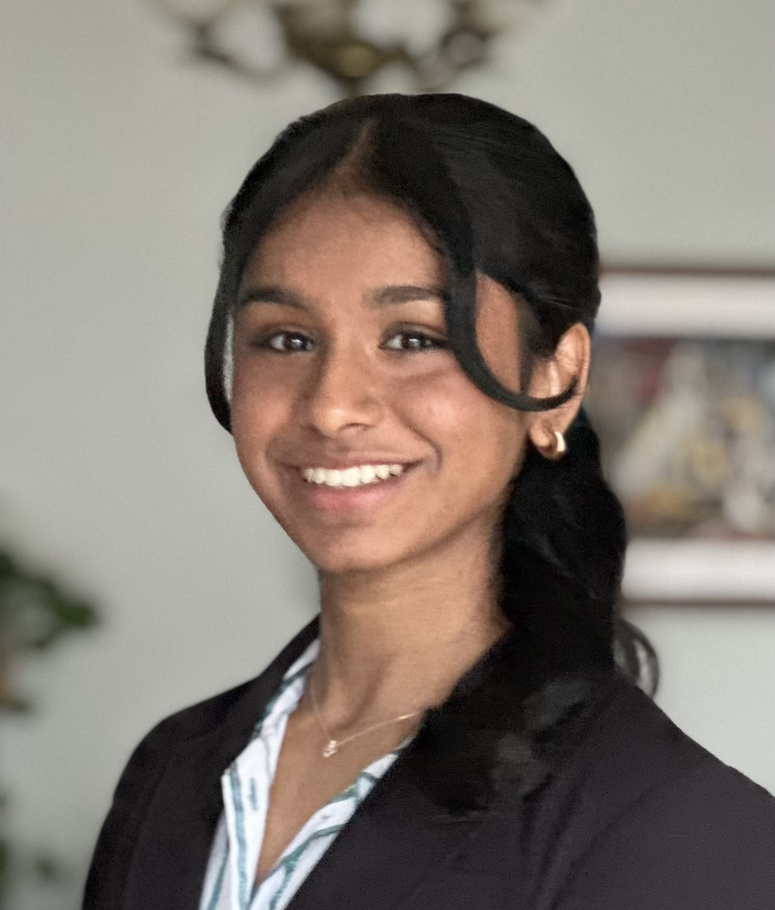
#> input picture agents/security/facial_recognition/known_faces/lakshaya/lakshaya1.jpg, 775 x 910 px, shrunk from 2063 x 2421 before the run
$ python 8_bit_greyscale_converter.py
#> lines starting #> are read from the running program, lines starting #| are printed output that depends on the picture
from pathlib import Path
from typing import Optional

from PIL import Image


BASE_DIR = Path(__file__).resolve().parent
DEFAULT_INPUT_IMAGE = BASE_DIR / "known_faces" / "lakshaya" / "lakshaya1.jpg"


def convert_to_8bit_grayscale(input_path: Path, output_path: Optional[Path] = None) -> Path:
    """Convert an image to 8-bit grayscale (Pillow mode 'L')."""
    resolved_input = input_path.expanduser().resolve()
    if not resolved_input.exists():
        raise FileNotFoundError(f"Input file not found: {resolved_input}")
    if not resolved_input.is_file():
        raise ValueError(f"Input path is not a file: {resolved_input}")

    if output_path is None:
        output_path = resolved_input.with_name(f"{resolved_input.stem}_grayscale.jpg")

    resolved_output = output_path.expanduser().resolve()
    resolved_output.parent.mkdir(parents=True, exist_ok=True)

    with Image.open(resolved_input) as image:
#> image is the input picture: PIL image 775x910 RGB; mean R, G, B 129.5, 120.8, 112
        gray_image = image.convert("L")
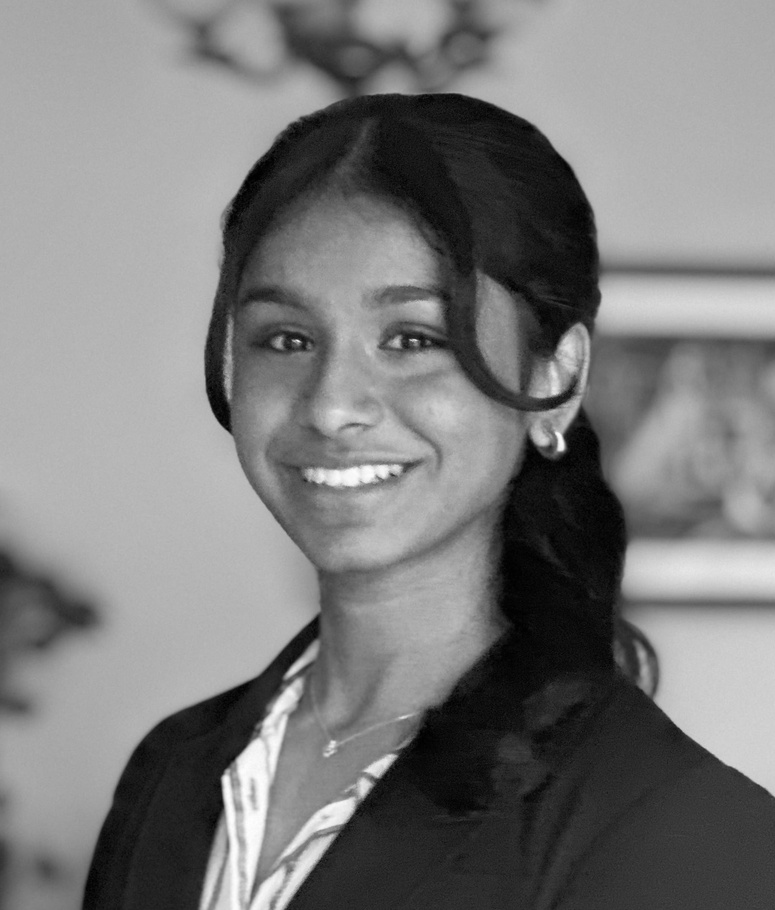
#> gray_image: PIL image 775x910 L; min 0, max 254, mean 122.4
        gray_image.save(resolved_output)

    return resolved_output


def main() -> int:
    input_path = DEFAULT_INPUT_IMAGE
    output_path = None

    try:
        saved_path = convert_to_8bit_grayscale(input_path, output_path)
        print(f"Grayscale image saved: {saved_path}")
        return 0
    except FileNotFoundError as error:
        print(error)
        return 1
    except Exception as error:
        print(f"Error converting image: {error}")
        return 1


if __name__ == "__main__":
    raise SystemExit(main())
#> (the program exits here)
